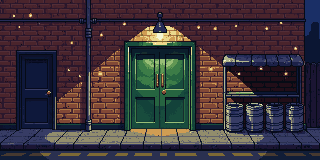
#> input picture tools/v53/img/alley.png, 320 x 160 px; its folder holds 4 pictures in this run
$ python bg_process.py
#> lines starting #> are read from the running program, lines starting #| are printed output that depends on the picture
### tools/v53/seams.py
"""Seamless Nightlife backgrounds: python3 tools/v53/seams.py canvas <name> [...] | palette <key> <piece ...>

PixelLab can only paint what it can see, so a join between two background pieces is made by inpainting:
a canvas the height of the pieces, its left EDGE pixels copied from piece A's right end and its right EDGE pixels
from piece B's left end, the middle left for PixelLab to fill (mcp__PixelLab__inpaint_image, mask = the middle).
The result is saved as tools/v53/img/<name>.png and bg_process.py pastes A's and B's exact edge pixels back over
it, so in the game A, the join and B overlap by EDGE pixels and meet with no seam.

SEAMS lists every join: name -> (piece A, piece B, what goes in the middle). Pieces are the processed images in
web/bg/nightlife (signs repainted, bottoms cropped, tops padded), so all pieces of one stage share a height.
"""
import os, sys
import numpy as np
from PIL import Image

HERE = os.path.dirname(os.path.abspath(__file__)); ROOT = os.path.dirname(os.path.dirname(HERE))
BG = os.path.join(ROOT, 'web', 'bg', 'nightlife')
EDGE, W = 48, 256   # native pixels of each piece kept at either end of a join, and the join's width

SEAMS = {
    # Orpington: Station Approach -> into the ticket hall -> out through the gateline -> along the platform
    'st_j1': ('st_front', 'st_hall', 'the end of the brick station building at night: a lit glass entrance door with a canopy, the outside wall turning into the inside of the ticket hall, pale floor tiles continuing, no text'),
    'st_jh': ('st_hall', 'st_hall2', 'more of the inside of the ticket hall: a pale blue-grey wall with a square pillar, a noticeboard of posters, ceiling strip lights, the same pale floor tiles, no people, no text'),
    'st_j2': ('st_hall2', 'st_platform', 'the back of the ticket hall opening onto the open-air platform at night: a wide doorway out of the hall, a blue sign with a white arrow, the hall ceiling lights ending and the starry sky beginning, platform paving continuing, no people'),
    # Charing Cross: off the train -> the gateline -> the concourse -> the shops -> the way out
    'cx_j1': ('cx_platform', 'cx_hall', 'the end of the platforms under the glass roof: iron columns and the train buffers giving way to the station concourse wall, the same pale floor, no people, no text'),
    'cx_j2': ('cx_hall', 'cx_shops', 'more of the station concourse under the glass roof: an iron column, a bench and a bin, the same floor, no people, no text'),
    'cx_j3': ('cx_shops', 'cx_exit', 'the station concourse ending at the main entrance: tall arched stone doorway, night outside, the same floor, no people, no text'),
    # the smoking area: three stretches of the back of the bars
    'al_j1': ('alley', 'alley2', 'the back wall of London bars at night: brick wall, a drainpipe, a fire escape ladder, a wheelie bin, the same paving, no people, no text'),
    'al_j2': ('alley2', 'alley3', 'the back wall of London bars at night: brick wall, a steel back door, stacked beer crates, a wall lamp, the same paving, no people, no text'),
    'al_j3': ('alley3', 'alley', 'the back wall of London bars at night: brick wall, an air conditioning unit, a pile of bin bags, the same paving, no people, no text'),
}


def piece(k):
    return np.array(Image.open(os.path.join(BG, k + '.png')).convert('RGBA'))


# [7 lines left out: function canvas, not called in this run]


# joins whose right-hand part PixelLab couldn't match (a darker sky than the platform's): from this column to the
# pasted edge, B's own first columns are laid in mirrored, so the join meets B exactly; the column is just past a wall
MIRROR = {'st_j2': 138}


def paste_edges(name, px):
    """put A's and B's exact edge pixels back over a finished join"""
    a, b, _ = SEAMS[name]; A, B = piece(a), piece(b)
    h = px.shape[0]
    px[h - A.shape[0]:, :EDGE] = A[:, -EDGE:]; px[h - B.shape[0]:, W - EDGE:] = B[:, :EDGE]
    if name in MIRROR:
        x0 = MIRROR[name]; n = W - EDGE - x0
        for i in range(n):   # column W-EDGE-1-i takes B's column i, folding back at B's far edge if needed
            k = i % (2 * B.shape[1]); k = k if k < B.shape[1] else 2 * B.shape[1] - 1 - k
            px[h - B.shape[0]:, W - EDGE - 1 - i] = B[:, k]
    return px


# [15 lines that do not run on import are left out]

### tools/v53/bg_process.py
"""Nightlife 2006 backgrounds and props: python3 tools/v53/bg_process.py

Takes the PixelLab images in tools/v53/img and writes the game's copies into web/bg/nightlife/ (and the few props
into web/bg/props, web/bg/weapons). Signs the generator garbled are repainted with real names in a 3x5 pixel font,
and the train and bus windows are cut out so the scenery strip shows through them.
"""
import os, sys
from collections import Counter
import numpy as np
from PIL import Image

HERE = os.path.dirname(os.path.abspath(__file__)); sys.path.insert(0, HERE)
import pxfont, seams

ROOT = os.path.dirname(os.path.dirname(HERE)); IMG = os.path.join(HERE, 'img')
OUT = os.path.join(ROOT, 'web', 'bg', 'nightlife')

# image: list of (x0, y0, x1, y1, lines) rectangles to repaint (inclusive, native pixels)
SIGNS = {
    'st_front': [(135, 39, 187, 44, ['ORPINGTON'])],
    'st_hall': [(1, 38, 24, 49, ['TICKET', 'OFFICE']), (130, 39, 238, 50, ['TICKET HALL'])],
    'cx_hall': [(2, 72, 63, 84, ['ORPINGTON 2345', 'SEVENOAKS 2350']), (70, 72, 123, 84, ['HAYES 2348', 'DARTFORD 2352']),
                (138, 72, 179, 84, ['CANCELLED', 'DELAYED']), (186, 72, 248, 84, ['GROVE PARK 0003', 'BROMLEY S 2358']),
                (251, 72, 314, 84, ['ASHFORD 0020', 'GILLINGHAM 0015'])],
    'sc_highst': [(59, 29, 114, 38, ['KEBABS']), (181, 30, 247, 37, ['PHONES UNLOCKED']), (257, 32, 308, 38, ['OFF LICENCE']),
                  (317, 30, 363, 37, ['BOOKMAKER'])],
    'st_hall2': [(72, 36, 216, 42, ['TRAINS TO LONDON CHARING CROSS']), (64, 58, 84, 61, ['']), (143, 58, 162, 61, ['']),
                 (172, 58, 191, 61, ['']), (201, 58, 220, 61, [''])],
    'cx_platform': [(0, 77, 25, 83, ['PLAT 4'])],
    'cx_shops': [(0, 79, 41, 84, ['NEWS']), (143, 80, 178, 84, ['TOILETS']), (188, 80, 251, 84, ['SANDWICHES'])],
    'alley2': [(219, 63, 296, 70, ['FIRE EXIT'])],
    'tr_wall': [(20, 11, 139, 17, ['PLEASE OFFER YOUR SEAT']), (182, 11, 302, 17, ['NO SMOKING ON THIS TRAIN'])],
}
# image: boxes to paint out with the sky beside them (a moon that would repeat every tile of a scrolling strip)
ERASE = {'sc_suburb': [(190, 6, 218, 32)], 'bus_deck': [(211, 50, 220, 58)]}
# image: rectangles to make see-through (windows), or a glass colour: every blob of it (bigger than a few
# dozen pixels) becomes tinted glass, alpha GLASS, so the scenery drawn behind shows through
# image: (glass colour, tolerance, top row, bottom row, biggest speck to glass over)
WINDOWS = {'tr_wall': ((10, 12, 20), 10, 20, 90, 24), 'bus_deck': ((8, 23, 57), 26, 12, 112, 80)}
GLASS = 60
UNUSED = {'kebab', 'alarm', 'window_hammer', 'cx_barrier'}   # made for the brief, not needed in the end (the game has its own kebab; the gateline uses gate.png)
POLE_CUT = 41   # seat_pole rows kept for the weapon: the pole and the top of the red seat back
DOORWAY = (3, 31, 60, 124)   # tr_door: where the leaves sit in the frame
# Backgrounds that sit on the walkway: keep only the rows above this (the generator ends most of them in a dark band that
# reads as a platform edge or a kerb right behind the fight), then pad the top with sky so a stage's pieces share a height.
CROP = {'st_front': 124, 'st_hall': 134, 'st_hall2': 134, 'st_platform': 105, 'cx_platform': 136, 'cx_hall': 133, 'cx_shops': 145, 'cx_exit': 138,
        'alley': 150, 'alley2': 150, 'alley3': 148}
# rows taken off the top of a whole stage's row (pieces and joins), where padding would show as a flat band under a roof
TOPCUT = {'cx_platform': 12, 'cx_hall': 12, 'cx_shops': 12, 'cx_exit': 12, 'cx_j1': 12, 'cx_j2': 12, 'cx_j3': 12}
PAD = {'st_front': 134, 'st_platform': 134, 'cx_platform': 145, 'cx_hall': 145, 'cx_exit': 145, 'alley3': 150}


def cut_glass(px, col, tol=10, min_area=60, y0=0, y1=None, speck=24):
    near = (np.abs(px[..., :3].astype(int) - np.array(col)).sum(-1) <= tol) & (px[..., 3] > 0)
    rows = np.zeros(near.shape, bool); rows[y0:(y1 or near.shape[0]) + 1] = True; near &= rows
    h, w = near.shape; seen = np.zeros_like(near)
    for y in range(h):
        for x in range(w):
            if near[y, x] and not seen[y, x]:
                st = [(y, x)]; seen[y, x] = True; pts = []
                while st:
                    cy, cx = st.pop(); pts.append((cy, cx))
                    for yy, xx in ((cy + 1, cx), (cy - 1, cx), (cy, cx + 1), (cy, cx - 1)):
                        if 0 <= yy < h and 0 <= xx < w and near[yy, xx] and not seen[yy, xx]: seen[yy, xx] = True; st.append((yy, xx))
                if len(pts) >= min_area:
                    ys, xs = zip(*pts); px[list(ys), list(xs), 3] = GLASS
    # stars and moons painted on the glass would sit still while the scenery scrolls: glass them too
    from scipy import ndimage
    solid = px[..., 3] != GLASS; lab, n = ndimage.label(solid)
    sizes = ndimage.sum(solid, lab, range(1, n + 1))
    for k, sz in enumerate(sizes, 1):
        if sz < speck:
            m = lab == k; ys, xs = np.where(m)
            if ys.min() > 0 and xs.min() > 0 and ys.max() < h - 1 and xs.max() < w - 1:
                px[m] = list(col) + [GLASS]


def repaint(px, x0, y0, x1, y1, lines):
    box = px[y0:y1 + 1, x0:x1 + 1]
    cols = Counter(tuple(c) for c in box.reshape(-1, 4))
    (bg, _), *rest = cols.most_common()
    # the text colour: the most common colour that stands out from the plate
    lum = lambda c: 0.3 * c[0] + 0.59 * c[1] + 0.11 * c[2]
    fg = next((c for c, _ in rest if abs(lum(c) - lum(bg)) > 70), (255, 255, 255, 255))
    box[:] = bg
    w, h = x1 - x0 + 1, y1 - y0 + 1
    s = 2 if all(pxfont.width(l, 2) <= w - 2 for l in lines) and len(lines) * 12 <= h else 1
    th = len(lines) * (5 * s + s + 1) - (s + 1)
    y = y0 + (h - th) // 2
    for l in lines:
        pxfont.draw(px, x0 + (w - pxfont.width(l, s)) // 2, y, l, fg, s); y += 5 * s + s + 1


def process(name):
#> called with name = 'alley'
    p = os.path.join(IMG, name + '.png')
    if not os.path.exists(p): return False
    px = np.array(Image.open(p).convert('RGBA'))
#> px is the input picture: shape (160, 320, 4); mean R, G, B, A 58.9, 50, 57.3, 255
    for r in SIGNS.get(name, []): repaint(px, *r)
    for x0, y0, x1, y1 in ERASE.get(name, []):
        # paint the sky over it, row by row, from just left of the box (the sky is in flat bands)
        px[y0:y1 + 1, x0:x1 + 1] = px[y0:y1 + 1, x0 - 3:x0 - 2]
    win = WINDOWS.get(name)
    if win and isinstance(win[0], tuple): cut_glass(px, win[0], win[1], 60, win[2], win[3], win[4])
    elif win:
        for x0, y0, x1, y1 in win: px[y0:y1 + 1, x0:x1 + 1, 3] = 0
    if name in seams.SEAMS: px = seams.paste_edges(name, px)   # a join: its ends are the neighbours' exact pixels
    if name in CROP: px = px[:CROP[name]]
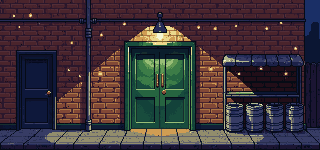
#> px: shape (150, 320, 4); mean R, G, B, A 59.8, 50.1, 56.9, 255
    if name in PAD and PAD[name] > px.shape[0]:
        row = px[0].reshape(-1, 4); sky = Counter(tuple(c) for c in row).most_common(1)[0][0]
        top = np.zeros((PAD[name] - px.shape[0], px.shape[1], 4), np.uint8); top[:] = sky
        px = np.concatenate([top, px], 0)
    os.makedirs(OUT, exist_ok=True)
    if name in UNUSED: return False
    if name in TOPCUT: px = px[TOPCUT[name]:]
    if name == 'luggage':
        Image.fromarray(px, 'RGBA').save(os.path.join(ROOT, 'web', 'bg', 'props', 'luggage.png'), optimize=True); return True
    if name == 'w_bikelock':
        # Leathers' bike lock, the weapon he drops: trimmed to the lock itself
        im = Image.fromarray(px, 'RGBA'); im = im.crop(im.getbbox())
        im.save(os.path.join(ROOT, 'web', 'bg', 'weapons', 'lock.png'), optimize=True); return True
    if name == 'seat_pole':
        # the breakable pole on the bus, and the weapon it leaves: the pole and its stop button, laid flat, held by the button
        Image.fromarray(px, 'RGBA').save(os.path.join(ROOT, 'web', 'bg', 'props', 'pole.png'), optimize=True)
        w = px[:POLE_CUT].copy(); w[34:, :5] = 0; w[34:, 13:] = 0   # a narrow red grip, not the whole seat back
        im = Image.fromarray(w, 'RGBA').rotate(-90, expand=True); im = im.crop(im.getbbox())
        im.save(os.path.join(ROOT, 'web', 'bg', 'weapons', 'pole.png'), optimize=True); return True
    if name == 'gate':
        # one ticket gate cabinet, side-on: the gateline is a column of these across the walkway. Green light open, red shut.
        im = Image.fromarray(px, 'RGBA'); im = im.crop(im.getbbox()); a = np.array(im)
        Image.fromarray(a, 'RGBA').save(os.path.join(OUT, 'gate_open.png'), optimize=True)
        g = (a[..., 1].astype(int) > a[..., 0].astype(int) + 40) & (a[..., 1].astype(int) > a[..., 2].astype(int) + 30) & (a[..., 3] > 0)
        a[g] = (232, 58, 50, 255)
        Image.fromarray(a, 'RGBA').save(os.path.join(OUT, 'gate_shut.png'), optimize=True)
        return True
    if name == 'tr_door':
        # the frame with an empty doorway, and the two leaves on their own so the game can slide them apart
        x0, y0, x1, y1 = DOORWAY
        leaves = px[y0:y1 + 1, x0:x1 + 1].copy()
        for gx0, gy0, gx1, gy1 in ((6, 13, 21, 52), (36, 13, 51, 52)):
            g = leaves[gy0:gy1 + 1, gx0:gx1 + 1]; dark = g[..., :3].astype(int).sum(-1) < 120; g[dark, 3] = GLASS
        frame = px.copy(); frame[y0:y1 + 1, x0:x1 + 1, 3] = 0
        Image.fromarray(leaves, 'RGBA').save(os.path.join(OUT, 'tr_door.png'), optimize=True)
        Image.fromarray(frame, 'RGBA').save(os.path.join(OUT, 'tr_doorframe.png'), optimize=True)
        return True
    Image.fromarray(px, 'RGBA').save(os.path.join(OUT, name + '.png'), optimize=True)
    return True


if __name__ == '__main__':
    names = sys.argv[1:] or sorted(f[:-4] for f in os.listdir(IMG) if f.endswith('.png'))
    names.sort(key=lambda n: n in seams.SEAMS)   # the joins last: they take their ends from the finished pieces
#> (the run stopped early here; a loop or call above may not have finished)
